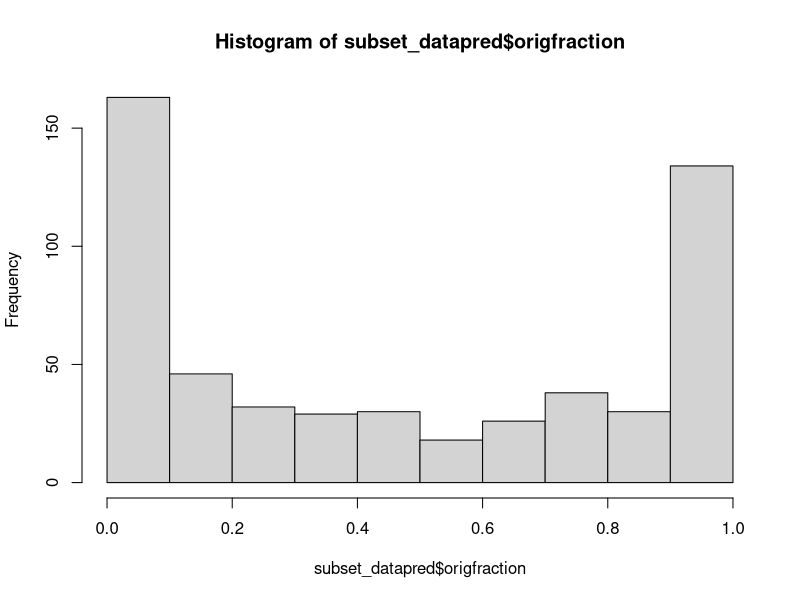
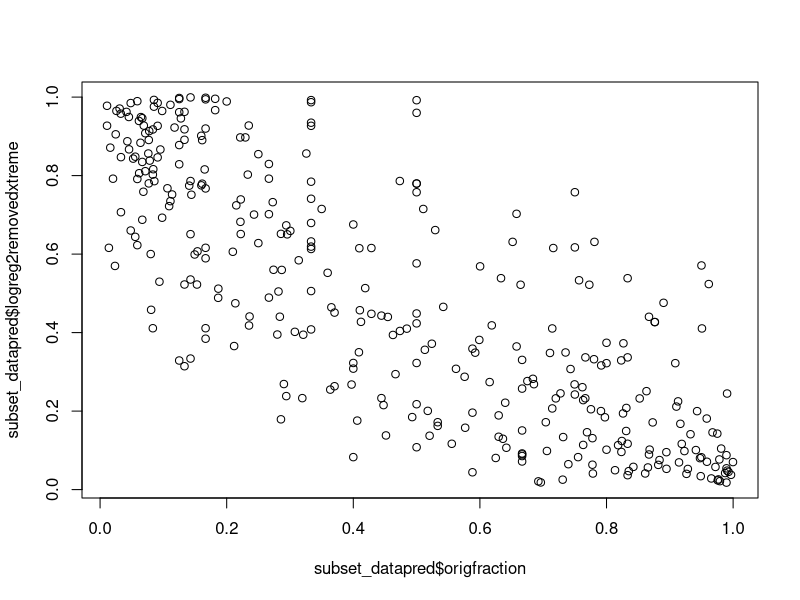
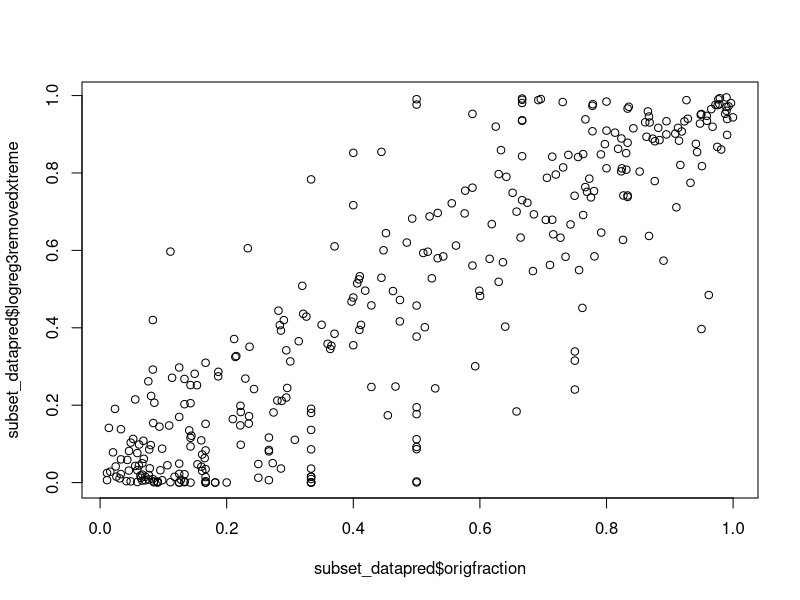
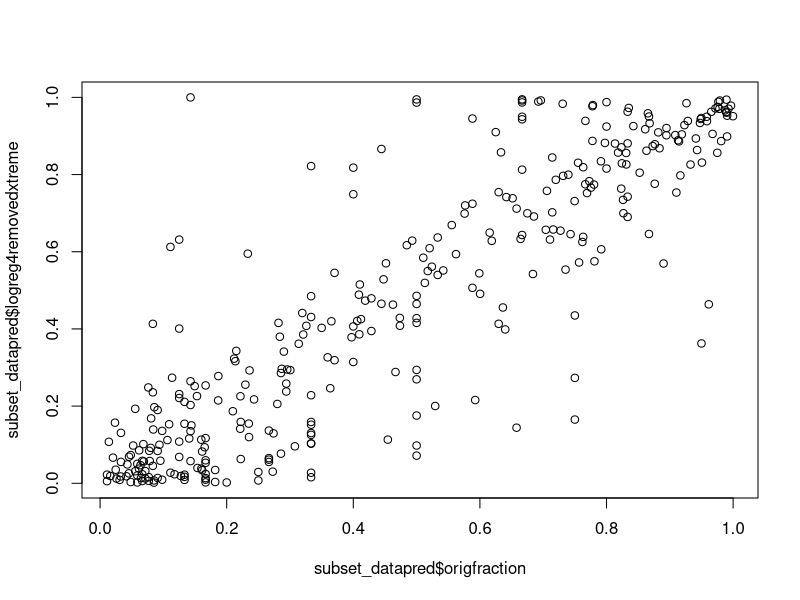
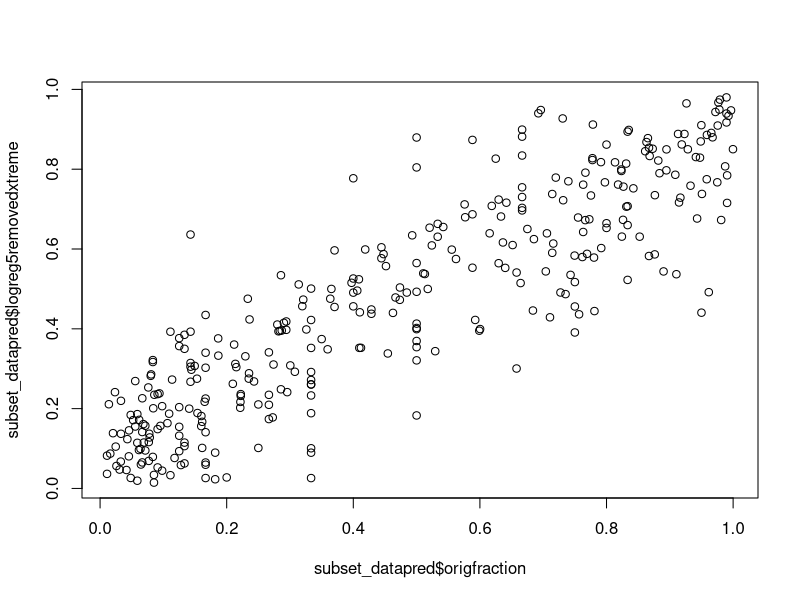
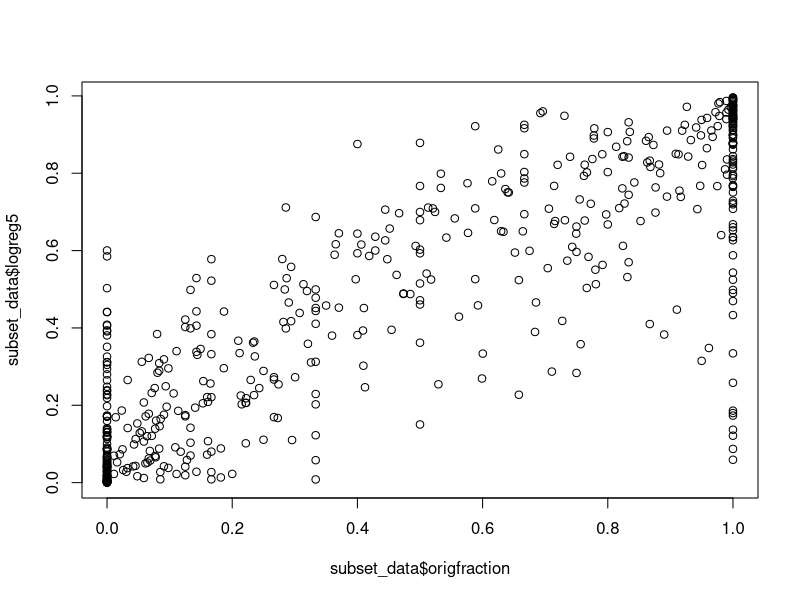
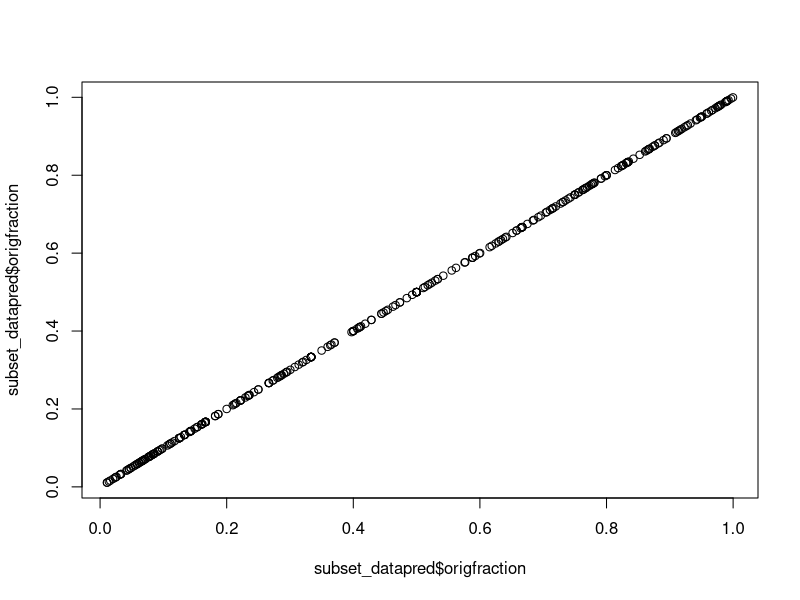

The R script that drew these images, in order:
## ---- chunk 1
library(readxl)
data <- read_excel("CentrifugeData.xlsx")
## ---- chunk 2
install.packages("tidyverse")
library(tidyverse)
## ---- chunk 3
data$removed <- replace(data$removed, data$removed<0, 0)
#remove data with negative removal

data <- subset(data, data$rotation!=0)
#remove data from no centrifugation

for (i in 1:length(data$retained)) {
  if (data$original[i] < data$retained[i]){
    data$retained[i] <- data$original[i]
  }
}

subset_data <- subset(data, data$original!=0)
attach(subset_data)
## ---- chunk 4
logreg2 <- glm(cbind(removed, retained) ~ workOfAdhesion + (rotation) + density + avgDiameter, data = subset_data, family = binomial(link = "logit"))
summary(logreg2)
subset_datapred <- subset_data
subset_datapred$origfraction <- retained/original
subset_datapred$logreg2 <- predict(logreg2, type = "response")
hist(subset_datapred$origfraction)
## ---- chunk 5
subset_data$origfraction <- retained/original
subset_data_removedxtreme <- subset(subset_data, subset_data$origfraction != 0)
subset_data_removedxtreme <- subset(subset_data_removedxtreme, subset_data_removedxtreme$origfraction != 1)

logreg2removedxtreme <- glm(cbind(removed, retained) ~ workOfAdhesion + (rotation) + density + avgDiameter, data = subset_data_removedxtreme, family = binomial(link = "logit"))
subset_datapred <- subset_data_removedxtreme
subset_datapred$logreg2removedxtreme <- predict(logreg2removedxtreme, type = "response")
#original one done in class but with removing the extremes

logreg3removedxtreme <- glm(cbind(retained, removed) ~ avgDiameter + workOfAdhesion + (rotation) + avgDiameter + factor(sample), data = subset_data_removedxtreme, family = binomial(link = "logit"))
subset_datapred$logreg3removedxtreme <- predict(logreg3removedxtreme, type = "response")
#cbind is switched which I think makes more sense?; also dropped density and used factor(sample) since density did not qualitatively do much (was a proxy for sample type))
## ---- chunk 6
library(MASS)
full.model <- glm(cbind(retained, removed) ~. -origfraction -original,data = subset_data_removedxtreme, family = binomial(link = "logit"))
# Stepwise regression model
step.model <- stepAIC(full.model)
step.model
## ---- chunk 7
summary(logreg3removedxtreme)
logreg4removedxtreme <- glm(formula = cbind(retained, removed) ~ rotation + avgDiameter + particleVolume + particleMass + factor(sample) + expected.vdW, family = binomial(link = "logit"), data = subset_data_removedxtreme)
# From step model selection, better AIC...checking for better prediction
summary(logreg4removedxtreme)

subset_datapred$logreg4removedxtreme <- predict(logreg4removedxtreme, type = "response")
## ---- chunk 8
logreg5removedxtreme <- glm(origfraction ~ rotation + avgDiameter + particleVolume + particleMass + factor(sample) + expected.vdW, family = quasibinomial(link = "logit"), data = subset_data_removedxtreme)
# changed to quasibinomial and used origfraction as response
summary(logreg5removedxtreme)

subset_datapred$logreg5removedxtreme <- predict(logreg5removedxtreme, type = "response")


## ---- chunk 9
logreg5 <- glm(origfraction ~ rotation + avgDiameter + particleVolume + particleMass + factor(sample) + expected.vdW, family = quasibinomial(link = "logit"), data = subset_data)
# changed to quasibinomial and used origfraction as response

subset_data$logreg5 <- predict(logreg5, type = "response")
## ---- chunk 10
plot(subset_datapred$origfraction, subset_datapred$logreg2removedxtreme)
plot(subset_datapred$origfraction, subset_datapred$logreg3removedxtreme)
plot(subset_datapred$origfraction, subset_datapred$logreg4removedxtreme)
plot(subset_datapred$origfraction, subset_datapred$logreg5removedxtreme)
plot(subset_data$origfraction, subset_data$logreg5)
plot(subset_datapred$origfraction, subset_datapred$origfraction)
## ---- chunk 11

## ---- chunk 12
data %>% 
  filter(rotation==1000)
